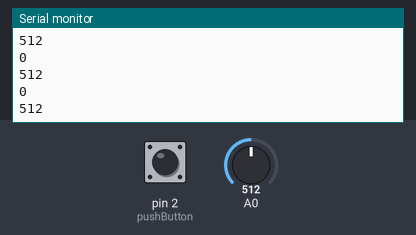
This sketch was run on a simulated Arduino Uno, built with avr-gcc and run on an emulated ATmega328P. Shown: the last lines printed to the serial monitor. Inputs (shaded band) come from the test bench; at power-on: A0 = 512, pin 2 (pushButton) LOW.

Above: at 1.2 s.
1.3 s: A0 set to 716
At 2.4 s:
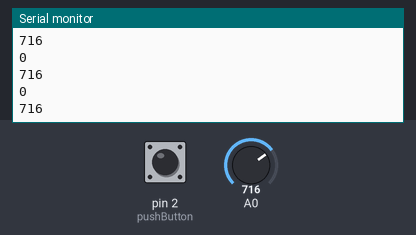
2.8 s: pin 2 (pushButton) pulled HIGH for 0.15 s
4.4 s: A0 set to 900
At 5.1 s:
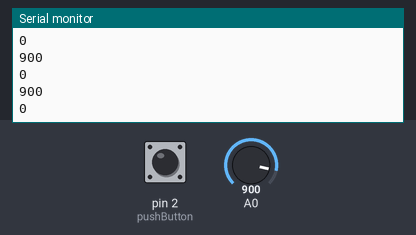
Timing chart, 0 to 7.4 s (numbered marks = the images above; inputs shaded):
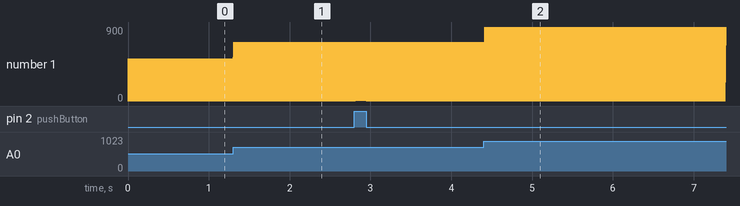

The sketch:

AnalogRead_DigitalRead_Semaforo.ino
```cpp
#include <Arduino_FreeRTOS.h>
#include <semphr.h>

SemaphoreHandle_t  xSerialSemaphore;

void TaskDigitalRead( void *pvParameters );
void TaskAnalogRead( void *pvParameters );

void setup() {
  Serial.begin(9600);
  while (!Serial) {
    ;
  }

  if ( xSerialSemaphore == NULL )
  {
    xSerialSemaphore = xSemaphoreCreateMutex();
    if ( ( xSerialSemaphore ) != NULL )
      xSemaphoreGive(( xSerialSemaphore ));
  }

  xTaskCreate( TaskDigitalRead, "DigitalRead", 128, NULL, 2, NULL );
  xTaskCreate( TaskAnalogRead, "AnalogRead", 128, NULL, 1, NULL );

}

void loop() {}

void TaskDigitalRead( void *pvParameters )
{

  uint8_t pushButton = 2;
  pinMode(pushButton, INPUT);

  for (;;)
  {
    int buttonState = digitalRead(pushButton);

    if ( xSemaphoreTake( xSerialSemaphore, ( TickType_t ) 5 ) == pdTRUE )
    {
      Serial.println(buttonState);
      xSemaphoreGive( xSerialSemaphore );
    }
    vTaskDelay(1);
  }
}


void TaskAnalogRead( void *pvParameters )
{

  for(;;)
  {
    int sensorValue = analogRead(A0);
    if ( xSemaphoreTake( xSerialSemaphore, ( TickType_t ) 5 ) == pdTRUE )
    {
      Serial.println(sensorValue);
      xSemaphoreGive( xSerialSemaphore );
    }
    vTaskDelay(1);
  }
}
```

Measured:
- after the input at 1.3 s, the serial monitor: prints a new line at once (image 1)
- after the input at 4.4 s, the serial monitor: prints a new line at once (image 2)
- plotted number 1: 0 → 716 after the input at 1.3 s
